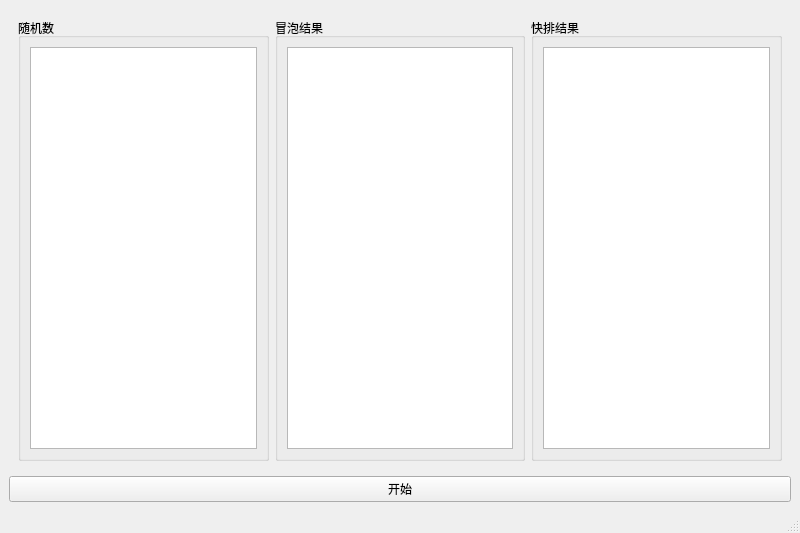
<?xml version="1.0" encoding="UTF-8"?>
<ui version="4.0">
 <class>MainWindow</class>
 <widget class="QMainWindow" name="MainWindow">
  <property name="geometry">
   <rect>
    <x>0</x>
    <y>0</y>
    <width>800</width>
    <height>533</height>
   </rect>
  </property>
  <property name="windowTitle">
   <string>MainWindow</string>
  </property>
  <widget class="QWidget" name="centralwidget">
   <layout class="QVBoxLayout" name="verticalLayout">
    <item>
     <widget class="QWidget" name="widget" native="true">
      <layout class="QHBoxLayout" name="horizontalLayout_5">
       <item>
        <widget class="QGroupBox" name="groupBox">
         <property name="title">
          <string>随机数</string>
         </property>
         <layout class="QHBoxLayout" name="horizontalLayout">
          <item>
           <widget class="QListWidget" name="randList"/>
          </item>
         </layout>
        </widget>
       </item>
       <item>
        <widget class="QGroupBox" name="groupBox_2">
         <property name="title">
          <string>冒泡结果</string>
         </property>
         <layout class="QHBoxLayout" name="horizontalLayout_2">
          <item>
           <widget class="QListWidget" name="bubbleList"/>
          </item>
         </layout>
        </widget>
       </item>
       <item>
        <widget class="QGroupBox" name="groupBox_3">
         <property name="title">
          <string>快排结果</string>
         </property>
         <layout class="QHBoxLayout" name="horizontalLayout_4">
          <item>
           <widget class="QListWidget" name="quickList"/>
          </item>
         </layout>
        </widget>
       </item>
      </layout>
     </widget>
    </item>
    <item>
     <widget class="QPushButton" name="start">
      <property name="text">
       <string>开始</string>
      </property>
     </widget>
    </item>
   </layout>
  </widget>
  <widget class="QMenuBar" name="menubar">
   <property name="geometry">
    <rect>
     <x>0</x>
     <y>0</y>
     <width>800</width>
     <height>21</height>
    </rect>
   </property>
  </widget>
  <widget class="QStatusBar" name="statusbar"/>
 </widget>
 <resources/>
 <connections/>
</ui>
